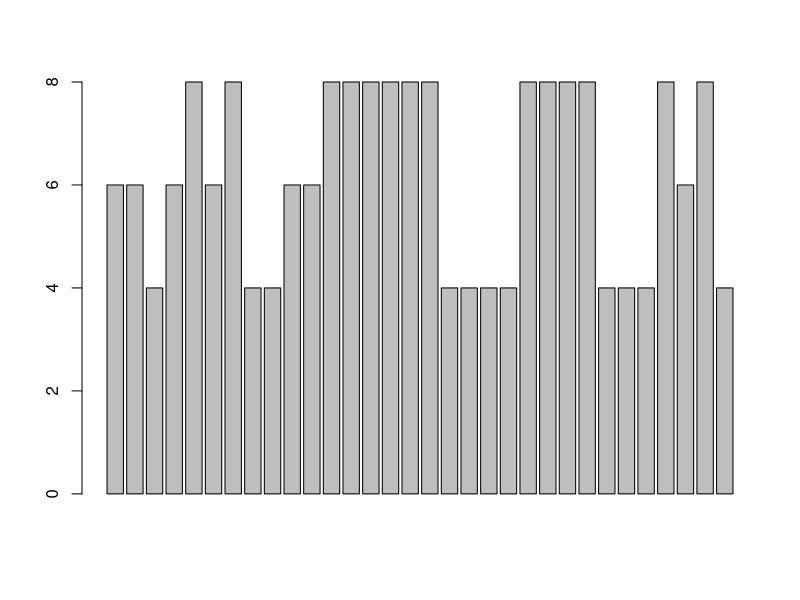
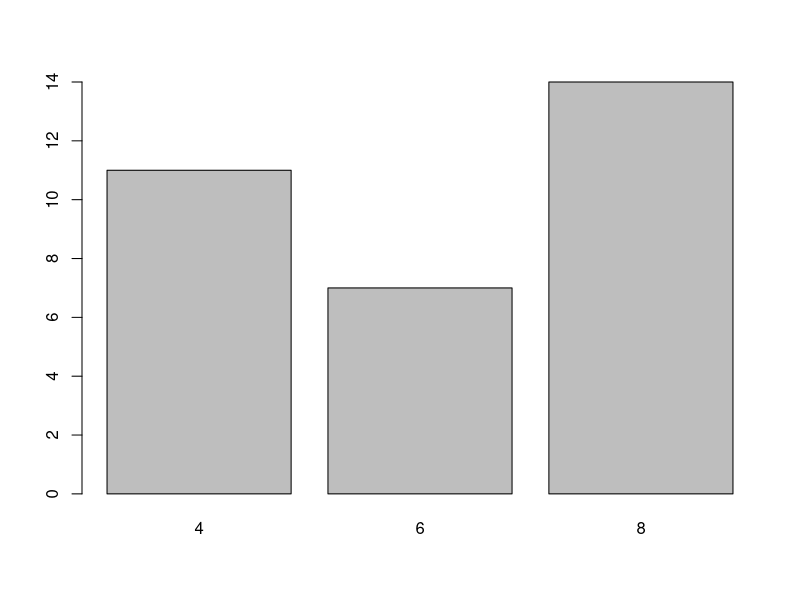

Write R code to recreate these figures, in order.
print("Load the datasets package")
library(datasets)

print("getting the documentes of mtcars dataset with ?")
?mtcars

print("Get some view on the mtcars data")
head(mtcars)

print("Use bar chart to visualize the cyl variable")
barplot(mtcars$cyl)

print("Assigning the data into another variable")
print("Create frequency table that count each value's occurance")
cylinder <- table(mtcars$cyl)
print(cylinder)
barplot(cylinder)


# CLEAN UP #################################################
print("Clear the environment")
rm(list = ls()) 

print("detach the package")
detach("package:datasets", unload = TRUE)  # For base

print("Clear the plotted graph")
dev.off()  # But only if there IS a plot

print("Use control l to remove the console")
cat("\014")  # ctrl+L

# Clear mind :)